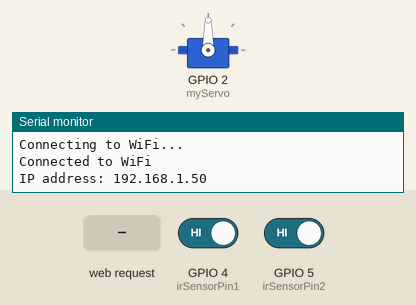
Recording of a sketch running on a simulated ESP32. Parts: servo, the last lines printed to the serial monitor. Inputs (shaded band) come from the test bench; at power-on: GPIO 4 (irSensorPin1) HIGH, GPIO 5 (irSensorPin2) HIGH. WiFi joins after 1.5 s; servers stay silent unless stated.

Above: at 3.2 s.
3.3 s: GPIO 4 (irSensorPin1) driven LOW
5.2 s: HTTP request GET /openservo received
8.3 s: GPIO 5 (irSensorPin2) driven LOW
10.2 s: HTTP request GET /openservo?plate=1 received
At 13.7 s:
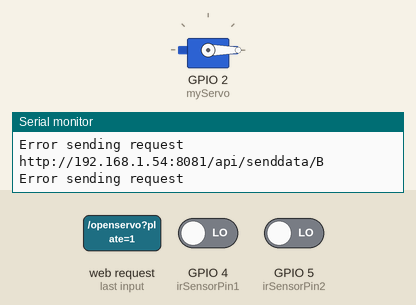
Timing chart, 0 to 14.9 s (numbered marks = the images above; inputs shaded):
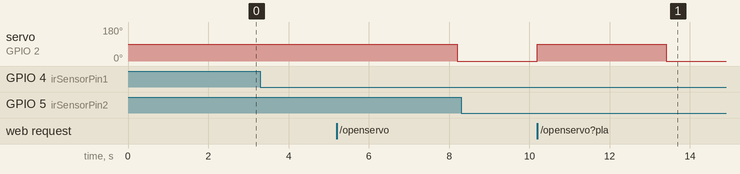

The sketch:

IOT.ino
```cpp
#include <WiFi.h>
#include <ESPAsyncWebSrv.h>
#include <ESP32Servo.h>
#include <HTTPClient.h>

char* ssid = "VUONG HAI LONG";
char* password = "0977644651";
const char* serverAddress = "192.168.1.54";
const int serverPort = 8081;

const int irSensorPin1 = 4;
const int irSensorPin2 = 5;

int previousIrSensorValue1 = HIGH;
int previousIrSensorValue2 = HIGH;

AsyncWebServer server(80);
Servo myServo;

bool servoOpen = false;
unsigned long servoResetStartTime = 0;
const int servoResetDuration = 3000;

String license_plate = "";

void setup() {
  Serial.begin(115200);
  myServo.attach(2);

  WiFi.begin(ssid, password);
  while (WiFi.status() != WL_CONNECTED) {
    delay(1000);
    Serial.println("Connecting to WiFi...");
  }

  Serial.println("Connected to WiFi");
  Serial.print("IP address: ");
  Serial.println(WiFi.localIP());

  server.on("/openservo", HTTP_GET, [](AsyncWebServerRequest *request) {
    if (!servoOpen) {
      myServo.write(90);
      servoOpen = true;
      servoResetStartTime = millis(); // Record the start time for resetting the servo
      request->send(200, "text/plain", "Servo opened!");
    } else {
      request->send(400); // Send a bad request response if the servo is already open
    }
  });

  server.on("/setplate", HTTP_GET, [](AsyncWebServerRequest *request) {
    if (request->hasParam("plate")) {
      license_plate = request->getParam("plate")->value();
      request->send(200, "text/plain", "License plate updated!");
    } else {
      request->send(400, "text/plain", "No plate parameter provided!");
    }
  });

  server.begin();
  pinMode(irSensorPin1, INPUT);
  pinMode(irSensorPin2, INPUT);
}

void sendRequest(String param) {
  HTTPClient http;
  String url = "http://" + String(serverAddress) + ":" + String(serverPort) + "/api/senddata/" + param;
  http.begin(url);
  Serial.println(url);
  int httpResponseCode = http.GET();
  if (httpResponseCode > 0) {
    license_plate = "";
    Serial.print("HTTP Response code: ");
    Serial.println(httpResponseCode);
    Serial.print("Sent param: ");
    Serial.println(param);
  } else {
    Serial.println("Error sending request");
  }
  http.end();
}

void loop() {
  delay(500);
  if (servoOpen && (millis() - servoResetStartTime >= servoResetDuration)) {
    myServo.write(0); // Reset the servo to its initial position after the specified duration
    servoOpen = false; // Reset flag
  }
  int irSensorValue1 = digitalRead(irSensorPin1);
  int irSensorValue2 = digitalRead(irSensorPin2);

  if (irSensorValue1 != previousIrSensorValue1) {
    if (license_plate == "") {
      sendRequest("A");
    } else {
      sendRequest("A:" + license_plate);
    }
    previousIrSensorValue1 = irSensorValue1;
  }

  if (irSensorValue2 != previousIrSensorValue2) {
    if (license_plate == "") {
      sendRequest("B");
    } else {
      sendRequest("B:" + license_plate);
    }
    previousIrSensorValue2 = irSensorValue2;
  }
}
```

Measured:
- after the input at 5.2 s, servo on GPIO 2 (myServo): 90° → 0° after 3.0 s
- after the input at 10.2 s, servo on GPIO 2 (myServo): 0° → 90° at once, → 0° 3.2 s later
